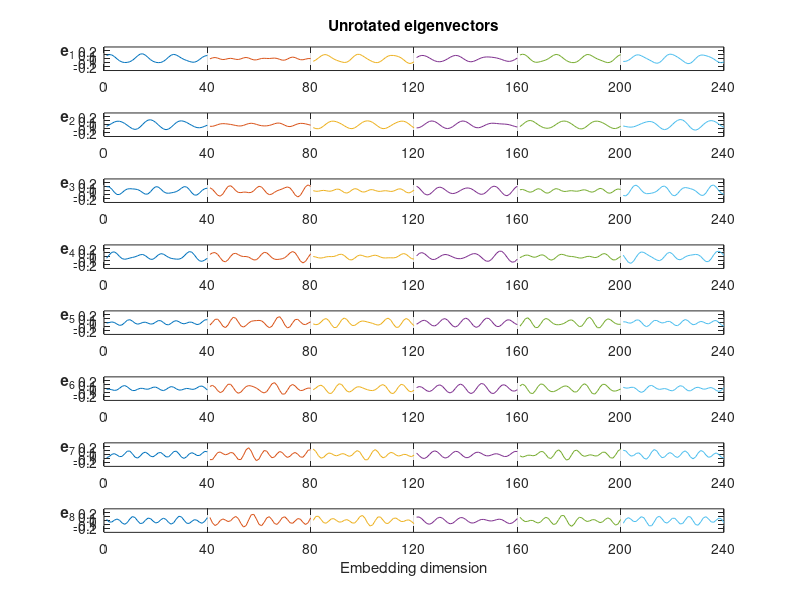

Source code (MATLAB): (Note: this script raises an error after producing the figure.)
%% M-SSA varimax tutorial
% This Matlab(R) tutorial demonstrates the application of the varimax algorithm
% to the eigenvectors of a multichannel singular spectrum analysis (M-SSA).
%
%   Requires varimax.m
%
% For more mathematical details see
%
% # Groth, A. & Ghil, M. (2011), 'Multivariate singular spectrum analysis
% and the road to phase synchronization', Physical Review E 84, 036206.
%
% For more tutorials see <https://dept.atmos.ucla.edu/tcd/matlab-tutorials>
%
% _Copyright (c) 2010-2016, Andreas Groth, University of California, Los
% Angeles. All rights reserved. Redistribution and use in source and binary
% forms, with or without modification, are permitted provided that the
% following conditions are met: (1) Redistributions of source code must
% retain the above copyright notice, this list of conditions and the
% following disclaimer. (2) Redistributions in binary form must reproduce
% the above copyright notice, this list of conditions and the following
% disclaimer in the documentation and/or other materials provided with the
% distribution._

%% Generate time series
% Generate |D=6| time series of length |N=300|, each of them a linear combination of
% four sinusoids with different frequency |f0| and variance |f0Var|.

N=300;
t=(1:N)';

% fundamental frequencies
f0 = 1./[6 8 10 13];

% variance
f0Var = [
         0.2  0.0 0.3  0.4 ;...         
         0.4  0.3 0.4  0.0 ;...
         0.2  0.3 0.0  0.4 ;...
         0.0  0.4 0.4  0.2 ;...
         0.2  0.4 0.0  0.4 ;...
         0.3  0.0 0.5  0.4];
D=size(f0Var,1);

% combination of sinusoids
x=zeros(N,D);
for d=1:D
  for pos=1:length(f0)
    x(:,d)=x(:,d) + sqrt(f0Var(d,pos)) * sin( 2*pi*f0(pos)*t+rand(1)*2*pi );
  end
end

%% M-SSA analysis
% Perform M-SSA with the Broomhead-King approach of a covariance-matrix
% estimation |C|. The M-SSA window length is |M=40|. 

M=40;

% time-delayed embedding
xtde=zeros(N,N,D);
for d=1:D
  xtde(:,:,d)=hankel(x(:,d));
end
xtde=xtde(1:N-M+1,1:M,:);
xtde=reshape(xtde,N-M+1,D*M,1);

% M-SSA analysis
C=xtde'*xtde/(N-M+1); % Broomhead and King (1986)
[EV,EW]=eig(C);
EW=diag(EW);
[EW ind]=sort(EW,'descend');
EV=EV(:,ind);

%%
% Plot the leading eight eigenvectors arranged as columns in |EV|. The
% eigenvectors have length |D*M|.
figure(1)
for pos=1:2*length(f0)
  subplot(2*length(f0),1,pos)
  plot(reshape(1:D*M,M,D),reshape(EV(:,pos),M,D))
  xlim([0 D*M]);
  ylim([-1 1]*0.3);
  set(gca,'XTick',0:M:D*M,'XGrid','on');
  ylabel(sprintf('{\\bf e}_%d',pos),'Rotation',0);
end
xlabel('Embedding dimension');
subplot(2*length(f0),1,1);
title('Unrotated eigenvectors');

%% Varimax rotation
% Next, we apply varimax rotation to the first |S=20| eigenvectors. The
% eigenvectors |EV| are scaled by their singular value |sqrt(EW)| and then
% reshaped. With this reshaping, the function |varimax.m| can distinguish PCA
% eigenvectors from M-SSA eigenvectors. 

S=20; % number of rotated eigenvectors

EVscaled=EV(:,1:S)*diag(sqrt(EW(1:S))); % scaling
EVreshape=reshape(EVscaled,M,D,S);      % reshaping is necessary for varimax.m

[dummy T]=varimax(EVreshape);           % varimax rotation

EV(:,1:S)=EV(:,1:S)*T;                  % update eigenvectors
EW(1:S)=diag(T'*diag(EW(1:S))*T);       % update eigenvalues

% sort again eigenelements
[EW ind]=sort(EW,'descend');
EV=EV(:,ind);

%%
% Plot the leading eight eigenvectors in |EV| after varimax rotation.
figure(2)
for pos=1:2*length(f0)
  subplot(2*length(f0),1,pos)
  plot(reshape(1:D*M,M,D),reshape(EV(:,pos),M,D))
  xlim([0 D*M]);
  ylim([-1 1]*0.3);
  set(gca,'XTick',0:M:D*M,'XGrid','on');
  ylabel(sprintf('{\\bf e}_%d',pos),'Rotation',0);
end
xlabel('Embedding dimension');
subplot(2*length(f0),1,1);
title('Rotated eigenvectors');
